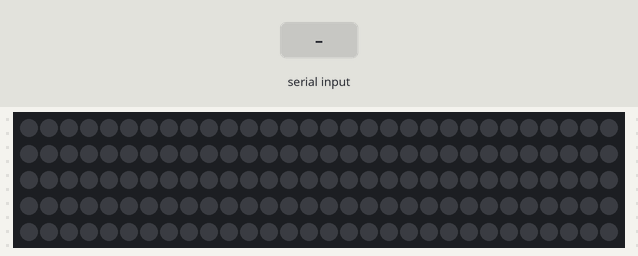
A sketch run on a simulated Particle Photon. On the bench: 150 RGB LEDs in strip order, left to right, continuing on the next row. Inputs (shaded band) come from the test bench. Dim RGB values are drawn brighter than linear.

Above: at 1.2 s.
1.3 s: byte 30 received over Serial
At 2.72 s:
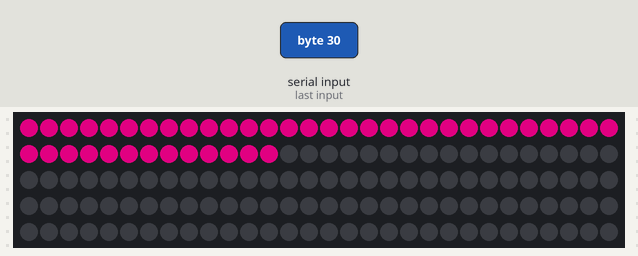
3.7 s: byte 90 received over Serial
At 3.96 s:
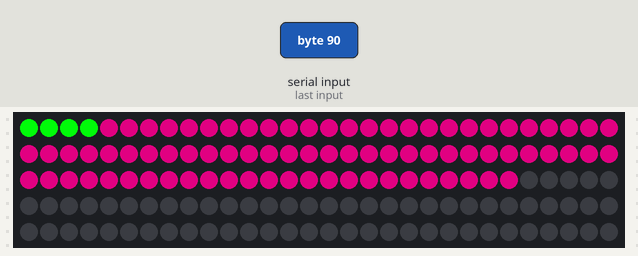
6.2 s: byte 120 received over Serial
At 6.46 s:
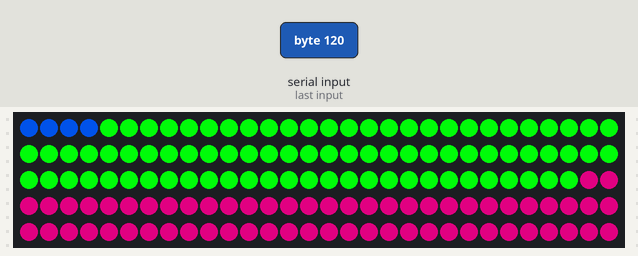
8.7 s: byte 30 received over Serial
At 14.2 s:
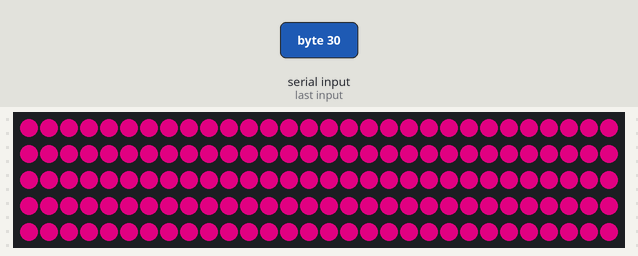
Timing chart, 0 to 15.6 s (numbered marks = the images above; inputs shaded):
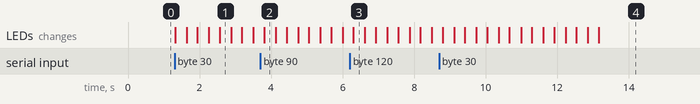

The sketch:

photon.ino
```cpp
// This #include statement was automatically added by the Particle IDE.
#include "neopixel/neopixel.h"
#include "application.h"
// #include "neopixel.h" // use for local build

SYSTEM_MODE(AUTOMATIC);

#define PIXEL_PIN D2
#define PIXEL_COUNT 150
#define PIXEL_TYPE WS2812B

Adafruit_NeoPixel strip = Adafruit_NeoPixel(PIXEL_COUNT, PIXEL_PIN, PIXEL_TYPE);

int keys_held;

typedef struct blast {
    int16_t pos;
    int16_t end_pos;
    byte key;
    uint32_t col;
    struct blast *next;
} blast_t;

blast_t *head;
blast_t *tail;
blast_t *newguy;
blast_t *curr;
blast_t *temp;

void construct(struct blast *me, byte key) {
    me->pos = 149;
    me->end_pos = -10;
    me->key = key;
    me->col = Wheel(176 - key * 2);
    me->next = NULL;
}

void setup()
{
    Serial.begin(9600);
    strip.begin();
    strip.setBrightness(255);
    strip.show(); // Initialize all pixels to 'off'

    head = NULL;
    tail = NULL;
    newguy = NULL;

}

void serialEvent()
{
    byte new_data;
    new_data = Serial.read();

    if (head == NULL) {
        keys_held = keys_held + 1;
        newguy = (blast_t*) malloc(sizeof(blast_t));
        construct(newguy, new_data);
        head = newguy;
        tail = newguy;
    } else {

        newguy = head;
        while (1)
        {
            //If this serial event is letting go of a key
            if ( newguy == NULL || ((newguy->key == new_data - 88) && (newguy->end_pos == -10))) {
                keys_held = keys_held - 1;
                if (keys_held == 0) {
                    newguy->end_pos = 149;
                }
                break;
            }

            //Otherwise, this serial event is pressing a key
            if (newguy->next == NULL) {
                keys_held = keys_held + 1;
                newguy = (blast_t*) malloc(sizeof(blast_t));
                construct(newguy, new_data);
                tail->next = newguy;
                tail = newguy;
                break;
            }
            newguy = newguy->next;
        }
    }
    //Serial.printlnf("Created node, the color is: %d, %d, %d", newguy->r, newguy->g, newguy->b);
}

void loop()
{
    curr = head;
    int16_t temp_pos, end_temp_pos;
    while(curr != NULL) {

        temp_pos = curr->pos;
        end_temp_pos = curr->end_pos;

        //Write color
        if (temp_pos >= 0) {
            curr->pos = temp_pos - 1;
            strip.setPixelColor(149 - temp_pos, curr->col);
        }

        //Erase
        if (end_temp_pos >= 0) {
            curr->end_pos = end_temp_pos - 1;
            strip.setPixelColor(149 - end_temp_pos, strip.Color(0, 0, 0));

            //Delete link if necessary
            if (end_temp_pos == 0) {
                if (curr == tail) {
                    tail = NULL;
                }
                temp = curr->next;
                free(curr);
                head = temp;
            }
        }

        //Iterate the while loop
        curr = curr->next;
    }
    strip.show();
    delay(25);
}

// Input a value 0 to 255 to get a color value.
// The colours are a transition r - g - b - back to r.
uint32_t Wheel(byte WheelPos) {
  if(WheelPos < 85) {
   return strip.Color(WheelPos * 3, 255 - WheelPos * 3, 0);
  } else if(WheelPos < 170) {
   WheelPos -= 85;
   return strip.Color(255 - WheelPos * 3, 0, WheelPos * 3);
  } else {
   WheelPos -= 170;
   return strip.Color(0, WheelPos * 3, 255 - WheelPos * 3);
  }
}
```

Measured:
- after the input at 1.3 s, the LEDs: first change at once (image 1 shows a later state)
- after the input at 3.7 s, the LEDs: change after 0.11 s (image 2)
- after the input at 6.2 s, the LEDs: change after 0.10 s (image 3)
- after the input at 8.7 s, the LEDs: first change after 0.10 s (image 4 shows a later state)
